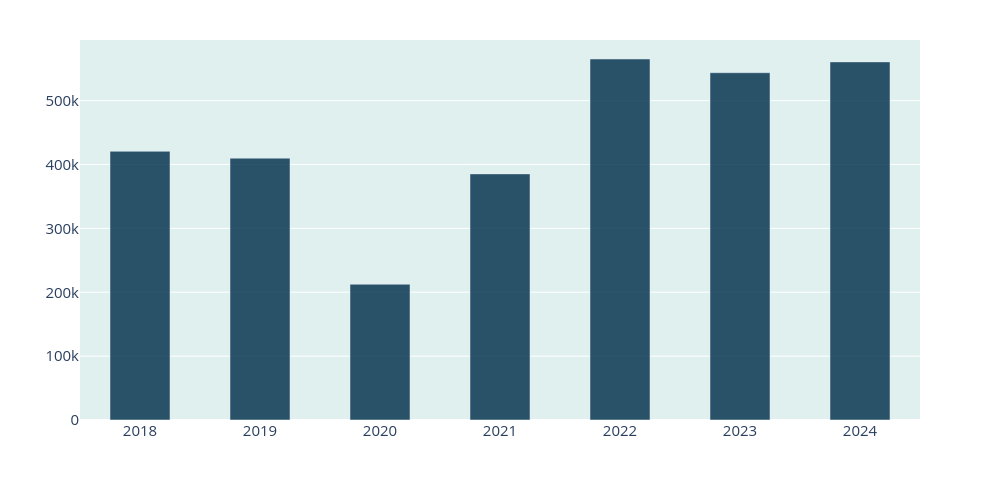

Write notebook code for a chart like this one.
### Code cell
# Generar visualización interactiva
fig = go.Figure(
    data = go.Bar(

            x = evol_vta['periodo'],
            y = evol_vta["ventas"],
            
            hovertext = evol_vta["info"],
            hoverinfo = "text",
            hoverlabel = form_etiquetas,
            
            opacity = 0.9,
            width = 0.5,
            marker = dict(color = color_fill[1])

        )
)

fig.update_layout(
    plot_bgcolor = color_fondo,
    xaxis = form_ticks,
    yaxis = form_ticks,
    autosize = False,
    width = 1000,
    height = 500,
    margin=dict(t = 40)
)

fig.show()

### Figure 1 — Plotly figure (JSON) as saved in the notebook; plotly's stock layout.template omitted (floating-point values rounded to 4 significant figures)
{"data": [{"hoverinfo": "text", "hoverlabel": {"font": {"size": 15}}, "hovertext": ["<b>2018</b><br>Ventas (KUSD): 421", "<b>2019</b><br>Ventas (KUSD): 410<br>Var. YoY: -2.6%", "<b>2020</b><br>Ventas (KUSD): 213<br>Var. YoY: -48.2%", "<b>2021</b><br>Ventas (KUSD): 385<br>Var. YoY: 81.3%", "<b>2022</b><br>Ventas (KUSD): 565<br>Var. YoY: 46.7%", "<b>2023</b><br>Ventas (KUSD): 544<br>Var. YoY: -3.8%", "<b>2024</b><br>Ventas (KUSD): 561<br>Var. YoY: 3.1%"], "marker": {"color": "#16425b"}, "opacity": 0.9, "type": "bar", "width": 0.5, "x": [2018, 2019, 2020, 2021, 2022, 2023, 2024], "y": [420700.0, 410000.0, 212600.0, 385300.0, 565200.0, 543700.0, 560700.0]}], "layout": {"autosize": false, "height": 500, "margin": {"t": 40}, "plot_bgcolor": "#dff0ef", "width": 1000, "xaxis": {"tickfont": {"size": 15}}, "yaxis": {"tickfont": {"size": 15}}}}
